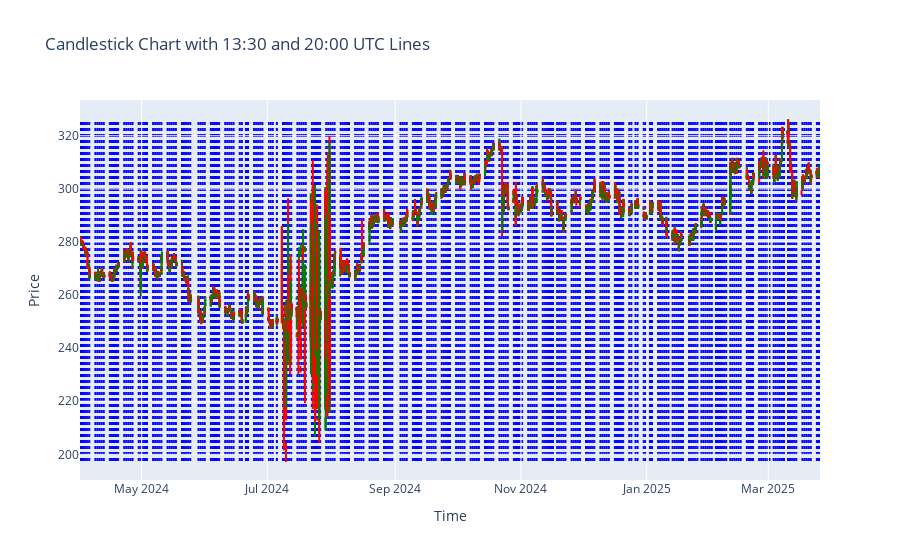

This figure's notebook cell:
### Code cell
import plotly.graph_objects as go
import pandas as pd
import matplotlib.pyplot as plt
import seaborn as sns



path = 'MCD_360d_data.csv'



df = pd.read_csv(path)
df['t'] = pd.to_datetime(df['t'])
dates = df['t'].dt.date.unique()
vlines = []


for date in dates:
    for hour, minute in [(8, 0),(13, 30), (20, 0)]:
        ts = pd.Timestamp(year=date.year, month=date.month, day=date.day, hour=hour, minute=minute, tz='UTC')
        vlines.append(dict(
            type="line",
            x0=ts, x1=ts,
            y0=df['l'].min(), y1=df['h'].max(),
            line=dict(color="blue", width=1, dash="dot"),
            layer="below"
        ))


fig = go.Figure(data=[
    go.Candlestick(
        x=df['t'],
        open=df['o'],
        high=df['h'],
        low=df['l'],
        close=df['c'],
        increasing_line_color='green',
        decreasing_line_color='red'
    )
])


fig.update_layout(
    title='Candlestick Chart with 13:30 and 20:00 UTC Lines',
    xaxis_title='Time',
    yaxis_title='Price',
    xaxis_rangeslider_visible=False,
    shapes=vlines
)

fig.show()
